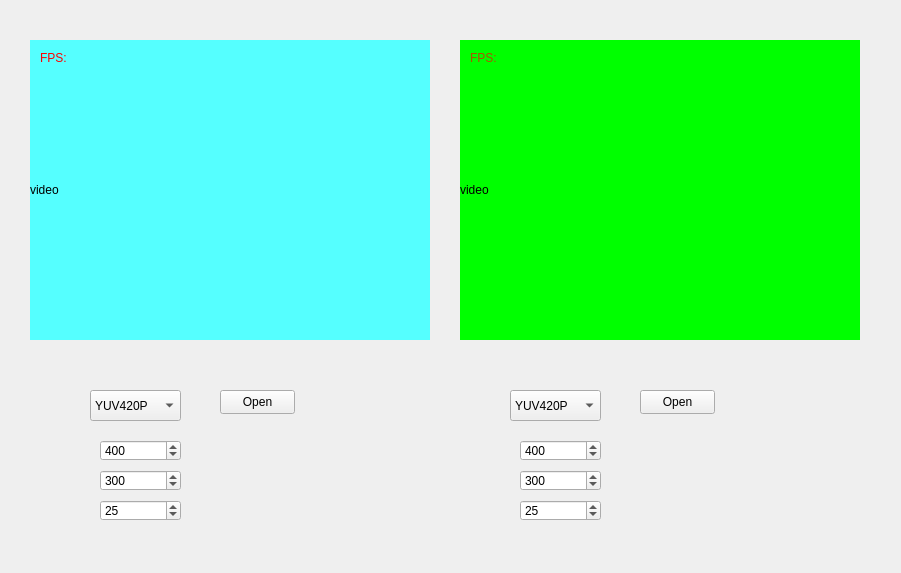
<?xml version="1.0" encoding="UTF-8"?>
<ui version="4.0">
 <class>sdl_qt_rgbClass</class>
 <widget class="QWidget" name="sdl_qt_rgbClass">
  <property name="geometry">
   <rect>
    <x>0</x>
    <y>0</y>
    <width>901</width>
    <height>573</height>
   </rect>
  </property>
  <property name="windowTitle">
   <string>sdl_qt_rgb</string>
  </property>
  <widget class="QLabel" name="video1">
   <property name="geometry">
    <rect>
     <x>30</x>
     <y>40</y>
     <width>400</width>
     <height>300</height>
    </rect>
   </property>
   <property name="styleSheet">
    <string notr="true">background-color:rgb(85, 255, 255)</string>
   </property>
   <property name="text">
    <string>video</string>
   </property>
  </widget>
  <widget class="QLabel" name="video2">
   <property name="geometry">
    <rect>
     <x>460</x>
     <y>40</y>
     <width>400</width>
     <height>300</height>
    </rect>
   </property>
   <property name="styleSheet">
    <string notr="true">background-color: rgb(0, 255, 0);</string>
   </property>
   <property name="text">
    <string>video</string>
   </property>
  </widget>
  <widget class="QPushButton" name="Open1">
   <property name="geometry">
    <rect>
     <x>220</x>
     <y>390</y>
     <width>75</width>
     <height>24</height>
    </rect>
   </property>
   <property name="text">
    <string>Open</string>
   </property>
  </widget>
  <widget class="QComboBox" name="pix1">
   <property name="geometry">
    <rect>
     <x>90</x>
     <y>390</y>
     <width>91</width>
     <height>31</height>
    </rect>
   </property>
   <item>
    <property name="text">
     <string>YUV420P</string>
    </property>
   </item>
   <item>
    <property name="text">
     <string>RGBA</string>
    </property>
   </item>
   <item>
    <property name="text">
     <string>ARGB</string>
    </property>
   </item>
   <item>
    <property name="text">
     <string>BGRA</string>
    </property>
   </item>
  </widget>
  <widget class="QSpinBox" name="width1">
   <property name="geometry">
    <rect>
     <x>100</x>
     <y>440</y>
     <width>81</width>
     <height>21</height>
    </rect>
   </property>
   <property name="minimum">
    <number>1</number>
   </property>
   <property name="maximum">
    <number>9999</number>
   </property>
   <property name="value">
    <number>400</number>
   </property>
  </widget>
  <widget class="QSpinBox" name="height1">
   <property name="geometry">
    <rect>
     <x>100</x>
     <y>470</y>
     <width>81</width>
     <height>21</height>
    </rect>
   </property>
   <property name="minimum">
    <number>1</number>
   </property>
   <property name="maximum">
    <number>9999</number>
   </property>
   <property name="value">
    <number>300</number>
   </property>
  </widget>
  <widget class="QSpinBox" name="set_fps1">
   <property name="geometry">
    <rect>
     <x>100</x>
     <y>500</y>
     <width>81</width>
     <height>21</height>
    </rect>
   </property>
   <property name="minimum">
    <number>1</number>
   </property>
   <property name="maximum">
    <number>300</number>
   </property>
   <property name="value">
    <number>25</number>
   </property>
  </widget>
  <widget class="QSpinBox" name="set_fps2">
   <property name="geometry">
    <rect>
     <x>520</x>
     <y>500</y>
     <width>81</width>
     <height>21</height>
    </rect>
   </property>
   <property name="minimum">
    <number>1</number>
   </property>
   <property name="maximum">
    <number>300</number>
   </property>
   <property name="value">
    <number>25</number>
   </property>
  </widget>
  <widget class="QComboBox" name="pix2">
   <property name="geometry">
    <rect>
     <x>510</x>
     <y>390</y>
     <width>91</width>
     <height>31</height>
    </rect>
   </property>
   <item>
    <property name="text">
     <string>YUV420P</string>
    </property>
   </item>
   <item>
    <property name="text">
     <string>RGBA</string>
    </property>
   </item>
   <item>
    <property name="text">
     <string>ARGB</string>
    </property>
   </item>
   <item>
    <property name="text">
     <string>BGRA</string>
    </property>
   </item>
  </widget>
  <widget class="QSpinBox" name="width2">
   <property name="geometry">
    <rect>
     <x>520</x>
     <y>440</y>
     <width>81</width>
     <height>21</height>
    </rect>
   </property>
   <property name="minimum">
    <number>1</number>
   </property>
   <property name="maximum">
    <number>9999</number>
   </property>
   <property name="value">
    <number>400</number>
   </property>
  </widget>
  <widget class="QPushButton" name="Open2">
   <property name="geometry">
    <rect>
     <x>640</x>
     <y>390</y>
     <width>75</width>
     <height>24</height>
    </rect>
   </property>
   <property name="text">
    <string>Open</string>
   </property>
  </widget>
  <widget class="QSpinBox" name="height2">
   <property name="geometry">
    <rect>
     <x>520</x>
     <y>470</y>
     <width>81</width>
     <height>21</height>
    </rect>
   </property>
   <property name="minimum">
    <number>1</number>
   </property>
   <property name="maximum">
    <number>9999</number>
   </property>
   <property name="value">
    <number>300</number>
   </property>
  </widget>
  <widget class="QLabel" name="fps1">
   <property name="geometry">
    <rect>
     <x>40</x>
     <y>50</y>
     <width>54</width>
     <height>16</height>
    </rect>
   </property>
   <property name="styleSheet">
    <string notr="true">color: rgb(255, 0, 0);</string>
   </property>
   <property name="text">
    <string>FPS:</string>
   </property>
  </widget>
  <widget class="QLabel" name="fps2">
   <property name="geometry">
    <rect>
     <x>470</x>
     <y>50</y>
     <width>54</width>
     <height>16</height>
    </rect>
   </property>
   <property name="styleSheet">
    <string notr="true">color: rgb(170, 85, 0);</string>
   </property>
   <property name="text">
    <string>FPS:</string>
   </property>
  </widget>
 </widget>
 <layoutdefault spacing="6" margin="11"/>
 <resources>
  <include location="sdl_qt_rgb.qrc"/>
 </resources>
 <connections>
  <connection>
   <sender>Open1</sender>
   <signal>clicked()</signal>
   <receiver>sdl_qt_rgbClass</receiver>
   <slot>Open1()</slot>
   <hints>
    <hint type="sourcelabel">
     <x>272</x>
     <y>411</y>
    </hint>
    <hint type="destinationlabel">
     <x>255</x>
     <y>680</y>
    </hint>
   </hints>
  </connection>
  <connection>
   <sender>Open2</sender>
   <signal>clicked()</signal>
   <receiver>sdl_qt_rgbClass</receiver>
   <slot>Open2()</slot>
   <hints>
    <hint type="sourcelabel">
     <x>647</x>
     <y>406</y>
    </hint>
    <hint type="destinationlabel">
     <x>647</x>
     <y>680</y>
    </hint>
   </hints>
  </connection>
 </connections>
 <slots>
  <slot>Open1()</slot>
  <slot>Open2()</slot>
 </slots>
</ui>
